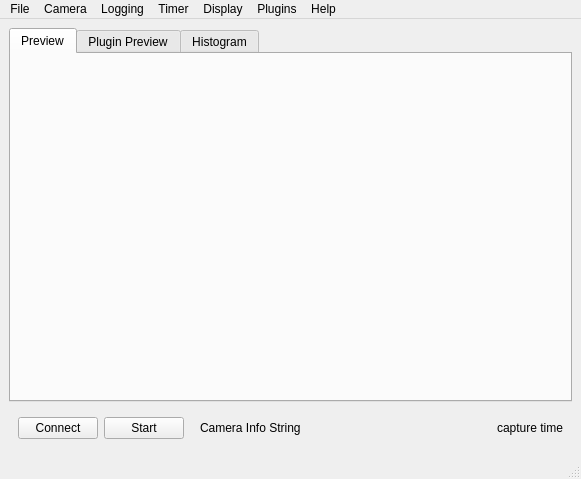
<?xml version="1.0" encoding="UTF-8"?>
<ui version="4.0">
 <class>CameraWindow</class>
 <widget class="QMainWindow" name="CameraWindow">
  <property name="geometry">
   <rect>
    <x>0</x>
    <y>0</y>
    <width>581</width>
    <height>479</height>
   </rect>
  </property>
  <property name="minimumSize">
   <size>
    <width>0</width>
    <height>0</height>
   </size>
  </property>
  <property name="windowTitle">
   <string>BIAS Camera Window</string>
  </property>
  <widget class="QWidget" name="centralwidgetPtr_">
   <layout class="QVBoxLayout" name="verticalLayout">
    <item>
     <widget class="QTabWidget" name="tabWidgetPtr_">
      <property name="currentIndex">
       <number>0</number>
      </property>
      <widget class="QWidget" name="previewTabPtr">
       <attribute name="title">
        <string>Preview</string>
       </attribute>
       <layout class="QHBoxLayout" name="horizontalLayout_2">
        <item>
         <widget class="QLabel" name="previewImageLabelPtr_">
          <property name="sizePolicy">
           <sizepolicy hsizetype="Expanding" vsizetype="Expanding">
            <horstretch>0</horstretch>
            <verstretch>0</verstretch>
           </sizepolicy>
          </property>
          <property name="minimumSize">
           <size>
            <width>50</width>
            <height>50</height>
           </size>
          </property>
          <property name="text">
           <string/>
          </property>
          <property name="alignment">
           <set>Qt::AlignCenter</set>
          </property>
         </widget>
        </item>
       </layout>
      </widget>
      <widget class="QWidget" name="pluginPreviewPtr_">
       <attribute name="title">
        <string>Plugin Preview</string>
       </attribute>
       <layout class="QHBoxLayout" name="horizontalLayout_3">
        <item>
         <widget class="QLabel" name="pluginImageLabelPtr_">
          <property name="sizePolicy">
           <sizepolicy hsizetype="Expanding" vsizetype="Expanding">
            <horstretch>0</horstretch>
            <verstretch>0</verstretch>
           </sizepolicy>
          </property>
          <property name="minimumSize">
           <size>
            <width>50</width>
            <height>50</height>
           </size>
          </property>
          <property name="text">
           <string>Plugin Not Enabled</string>
          </property>
          <property name="alignment">
           <set>Qt::AlignCenter</set>
          </property>
         </widget>
        </item>
       </layout>
      </widget>
      <widget class="QWidget" name="histogramTabPtr_">
       <attribute name="title">
        <string>Histogram</string>
       </attribute>
       <layout class="QHBoxLayout" name="horizontalLayout_4">
        <item>
         <widget class="QLabel" name="histogramImageLabelPtr_">
          <property name="sizePolicy">
           <sizepolicy hsizetype="Expanding" vsizetype="Expanding">
            <horstretch>0</horstretch>
            <verstretch>0</verstretch>
           </sizepolicy>
          </property>
          <property name="minimumSize">
           <size>
            <width>50</width>
            <height>50</height>
           </size>
          </property>
          <property name="frameShape">
           <enum>QFrame::NoFrame</enum>
          </property>
          <property name="text">
           <string/>
          </property>
          <property name="alignment">
           <set>Qt::AlignCenter</set>
          </property>
         </widget>
        </item>
       </layout>
      </widget>
     </widget>
    </item>
    <item>
     <widget class="QWidget" name="widget" native="true">
      <property name="sizePolicy">
       <sizepolicy hsizetype="Preferred" vsizetype="Fixed">
        <horstretch>0</horstretch>
        <verstretch>0</verstretch>
       </sizepolicy>
      </property>
      <layout class="QHBoxLayout" name="horizontalLayout">
       <item>
        <widget class="QPushButton" name="connectButtonPtr_">
         <property name="text">
          <string>Connect</string>
         </property>
        </widget>
       </item>
       <item>
        <widget class="QPushButton" name="startButtonPtr_">
         <property name="text">
          <string>Start</string>
         </property>
        </widget>
       </item>
       <item>
        <spacer name="horizontalSpacer_2">
         <property name="orientation">
          <enum>Qt::Horizontal</enum>
         </property>
         <property name="sizeType">
          <enum>QSizePolicy::Fixed</enum>
         </property>
         <property name="sizeHint" stdset="0">
          <size>
           <width>10</width>
           <height>20</height>
          </size>
         </property>
        </spacer>
       </item>
       <item>
        <widget class="QLabel" name="cameraInfoLabelPtr_">
         <property name="sizePolicy">
          <sizepolicy hsizetype="Minimum" vsizetype="Preferred">
           <horstretch>0</horstretch>
           <verstretch>0</verstretch>
          </sizepolicy>
         </property>
         <property name="text">
          <string>Camera Info String</string>
         </property>
        </widget>
       </item>
       <item>
        <spacer name="horizontalSpacer_1">
         <property name="orientation">
          <enum>Qt::Horizontal</enum>
         </property>
         <property name="sizeHint" stdset="0">
          <size>
           <width>599</width>
           <height>20</height>
          </size>
         </property>
        </spacer>
       </item>
       <item>
        <widget class="QLabel" name="captureTimeLabelPtr_">
         <property name="sizePolicy">
          <sizepolicy hsizetype="Fixed" vsizetype="Preferred">
           <horstretch>0</horstretch>
           <verstretch>0</verstretch>
          </sizepolicy>
         </property>
         <property name="minimumSize">
          <size>
           <width>100</width>
           <height>0</height>
          </size>
         </property>
         <property name="layoutDirection">
          <enum>Qt::LeftToRight</enum>
         </property>
         <property name="text">
          <string>capture time</string>
         </property>
         <property name="alignment">
          <set>Qt::AlignRight|Qt::AlignTrailing|Qt::AlignVCenter</set>
         </property>
        </widget>
       </item>
      </layout>
     </widget>
    </item>
   </layout>
  </widget>
  <widget class="QMenuBar" name="menubarPtr_">
   <property name="geometry">
    <rect>
     <x>0</x>
     <y>0</y>
     <width>581</width>
     <height>20</height>
    </rect>
   </property>
   <widget class="QMenu" name="menuLoggingPtr_">
    <property name="title">
     <string>Logging</string>
    </property>
    <widget class="QMenu" name="menuLoggingFormatPtr_">
     <property name="title">
      <string>Format</string>
     </property>
     <addaction name="actionLoggingFormatAVIPtr_"/>
     <addaction name="actionLoggingFormatFMFPtr_"/>
     <addaction name="actionLoggingFormatUFMFPtr_"/>
    </widget>
    <addaction name="actionLoggingEnabledPtr_"/>
    <addaction name="menuLoggingFormatPtr_"/>
    <addaction name="actionLoggingVideoFilePtr_"/>
    <addaction name="actionLoggingSettingsPtr_"/>
   </widget>
   <widget class="QMenu" name="menuTimerPtr_">
    <property name="title">
     <string>Timer</string>
    </property>
    <addaction name="actionTimerEnabledPtr_"/>
    <addaction name="actionTimerSettingsPtr_"/>
   </widget>
   <widget class="QMenu" name="menuCameraPtr_">
    <property name="title">
     <string>Camera</string>
    </property>
    <widget class="QMenu" name="menuVideoModePtr_">
     <property name="title">
      <string>Video Mode</string>
     </property>
     <addaction name="actionDummyVideoModePtr_"/>
    </widget>
    <widget class="QMenu" name="menuFrameRatePtr_">
     <property name="title">
      <string>Frame Rate</string>
     </property>
     <addaction name="actionDummyFrameRatePtr_"/>
    </widget>
    <widget class="QMenu" name="menuPropertiesPtr_">
     <property name="title">
      <string>Properties</string>
     </property>
     <addaction name="actionDummyPropertyPtr_"/>
    </widget>
    <widget class="QMenu" name="menuCameraTriggerPtr_">
     <property name="title">
      <string>Trigger</string>
     </property>
     <addaction name="actionCameraTriggerInternalPtr_"/>
     <addaction name="actionCameraTriggerExternalPtr_"/>
    </widget>
    <addaction name="menuVideoModePtr_"/>
    <addaction name="menuFrameRatePtr_"/>
    <addaction name="menuPropertiesPtr_"/>
    <addaction name="menuCameraTriggerPtr_"/>
    <addaction name="actionCameraFormat7SettingsPtr_"/>
    <addaction name="actionCameraInfoPtr_"/>
   </widget>
   <widget class="QMenu" name="menuHelpPtr_">
    <property name="title">
     <string>Help</string>
    </property>
    <addaction name="actionHelpUserManualPtr_"/>
    <addaction name="separator"/>
    <addaction name="actionHelpAboutPtr_"/>
   </widget>
   <widget class="QMenu" name="menuDisplayPtr_">
    <property name="title">
     <string>Display</string>
    </property>
    <widget class="QMenu" name="menuDisplayOrientationPtr_">
     <property name="title">
      <string>Orientation</string>
     </property>
     <addaction name="actionDisplayFlipVertPtr_"/>
     <addaction name="actionDisplayFlipHorzPtr_"/>
    </widget>
    <widget class="QMenu" name="menuDisplayRotPtr_">
     <property name="title">
      <string>Rotation (deg)</string>
     </property>
     <addaction name="actionDisplayRot0Ptr_"/>
     <addaction name="actionDisplayRot90Ptr_"/>
     <addaction name="actionDisplayRot180Ptr_"/>
     <addaction name="actionDisplayRot270Ptr_"/>
    </widget>
    <addaction name="menuDisplayOrientationPtr_"/>
    <addaction name="menuDisplayRotPtr_"/>
    <addaction name="actionDisplayUpdateFreqPtr_"/>
   </widget>
   <widget class="QMenu" name="menuFile">
    <property name="title">
     <string>File</string>
    </property>
    <addaction name="actionFileLoadConfigPtr_"/>
    <addaction name="actionFileSaveConfigPtr_"/>
    <addaction name="separator"/>
    <addaction name="actionFileCloseWindowPtr_"/>
    <addaction name="actionFileHideWindowPtr_"/>
   </widget>
   <widget class="QMenu" name="menuPluginsPtr_">
    <property name="title">
     <string>Plugins</string>
    </property>
    <addaction name="actionPluginsSettingsPtr_"/>
    <addaction name="separator"/>
    <addaction name="actionNoPluginsFoundPtr_"/>
   </widget>
   <addaction name="menuFile"/>
   <addaction name="menuCameraPtr_"/>
   <addaction name="menuLoggingPtr_"/>
   <addaction name="menuTimerPtr_"/>
   <addaction name="menuDisplayPtr_"/>
   <addaction name="menuPluginsPtr_"/>
   <addaction name="menuHelpPtr_"/>
  </widget>
  <widget class="QStatusBar" name="statusbarPtr_"/>
  <action name="actionLogging">
   <property name="text">
    <string>Logging</string>
   </property>
  </action>
  <action name="actionLoggingVideoFilePtr_">
   <property name="text">
    <string>Video File...</string>
   </property>
  </action>
  <action name="actionLoggingFormatAVIPtr_">
   <property name="checkable">
    <bool>true</bool>
   </property>
   <property name="enabled">
    <bool>true</bool>
   </property>
   <property name="text">
    <string>avi</string>
   </property>
  </action>
  <action name="actionLoggingFormatFMFPtr_">
   <property name="checkable">
    <bool>true</bool>
   </property>
   <property name="checked">
    <bool>false</bool>
   </property>
   <property name="text">
    <string>fmf</string>
   </property>
  </action>
  <action name="actionLoggingFormatUFMFPtr_">
   <property name="checkable">
    <bool>true</bool>
   </property>
   <property name="enabled">
    <bool>true</bool>
   </property>
   <property name="text">
    <string>ufmf</string>
   </property>
  </action>
  <action name="actionTimer">
   <property name="text">
    <string>Timer</string>
   </property>
  </action>
  <action name="actionEnabled">
   <property name="checkable">
    <bool>true</bool>
   </property>
   <property name="enabled">
    <bool>true</bool>
   </property>
   <property name="text">
    <string>Enabled</string>
   </property>
  </action>
  <action name="actionLoggingEnabledPtr_">
   <property name="checkable">
    <bool>true</bool>
   </property>
   <property name="text">
    <string>Enabled</string>
   </property>
  </action>
  <action name="actionTimerEnabledPtr_">
   <property name="checkable">
    <bool>true</bool>
   </property>
   <property name="text">
    <string>Enabled</string>
   </property>
  </action>
  <action name="actionTimerSettingsPtr_">
   <property name="text">
    <string>Settings...</string>
   </property>
  </action>
  <action name="actionSetupPtr_">
   <property name="text">
    <string>VideoMode</string>
   </property>
  </action>
  <action name="actionFrameRatePtr_">
   <property name="text">
    <string>FrameRate</string>
   </property>
  </action>
  <action name="actionPropertiesPtr_">
   <property name="text">
    <string>Properties</string>
   </property>
  </action>
  <action name="actionLoggingSettingsPtr_">
   <property name="text">
    <string>Settings...</string>
   </property>
  </action>
  <action name="actionHelpUserManualPtr_">
   <property name="text">
    <string>User Manual...</string>
   </property>
  </action>
  <action name="actionHelpVersionPtr_">
   <property name="text">
    <string>Version...</string>
   </property>
  </action>
  <action name="actionHelpAboutPtr_">
   <property name="text">
    <string>About...</string>
   </property>
  </action>
  <action name="actionCameraInfoPtr_">
   <property name="text">
    <string>Info...</string>
   </property>
  </action>
  <action name="actionDisplayUpdateFreqPtr_">
   <property name="text">
    <string>Update Frequency...</string>
   </property>
  </action>
  <action name="actionDisplayFlipVertPtr_">
   <property name="checkable">
    <bool>true</bool>
   </property>
   <property name="text">
    <string>Flip Vertical</string>
   </property>
  </action>
  <action name="actionDisplayFlipHorzPtr_">
   <property name="checkable">
    <bool>true</bool>
   </property>
   <property name="text">
    <string>Flip Horizontal</string>
   </property>
  </action>
  <action name="actionDisplayRot0Ptr_">
   <property name="checkable">
    <bool>true</bool>
   </property>
   <property name="text">
    <string>0 </string>
   </property>
  </action>
  <action name="actionDisplayRot90Ptr_">
   <property name="checkable">
    <bool>true</bool>
   </property>
   <property name="text">
    <string>90</string>
   </property>
  </action>
  <action name="actionDisplayRot180Ptr_">
   <property name="checkable">
    <bool>true</bool>
   </property>
   <property name="text">
    <string>180</string>
   </property>
  </action>
  <action name="actionDisplayRot270Ptr_">
   <property name="checkable">
    <bool>true</bool>
   </property>
   <property name="text">
    <string>270</string>
   </property>
  </action>
  <action name="actionDummyVideoModePtr_">
   <property name="text">
    <string>dummy video mode</string>
   </property>
  </action>
  <action name="actionDummyFrameRatePtr_">
   <property name="text">
    <string>dumm framerate</string>
   </property>
  </action>
  <action name="actionDummyPropertyPtr_">
   <property name="text">
    <string>dummy property</string>
   </property>
  </action>
  <action name="actionCameraFormat7SettingsPtr_">
   <property name="text">
    <string>Format7 Settings...</string>
   </property>
  </action>
  <action name="actionCameraTriggerInternalPtr_">
   <property name="checkable">
    <bool>true</bool>
   </property>
   <property name="text">
    <string>Internal</string>
   </property>
  </action>
  <action name="actionCameraTriggerExternalPtr_">
   <property name="checkable">
    <bool>true</bool>
   </property>
   <property name="text">
    <string>External</string>
   </property>
  </action>
  <action name="actionFileLoadConfigPtr_">
   <property name="text">
    <string>Load Configuration...</string>
   </property>
  </action>
  <action name="actionFileSaveConfigPtr_">
   <property name="text">
    <string>Save Configuration....</string>
   </property>
  </action>
  <action name="actionFileCloseWindowPtr_">
   <property name="text">
    <string>Close Window...</string>
   </property>
  </action>
  <action name="actionFileHideWindowPtr_">
   <property name="text">
    <string>Hide Window...</string>
   </property>
  </action>
  <action name="actionNoPluginsFoundPtr_">
   <property name="enabled">
    <bool>false</bool>
   </property>
   <property name="text">
    <string>no plugins found</string>
   </property>
  </action>
  <action name="actionPluginsSettingsPtr_">
   <property name="text">
    <string>Settings...</string>
   </property>
  </action>
  <action name="actionProcessingEqualizeHistPtr_">
   <property name="checkable">
    <bool>true</bool>
   </property>
   <property name="text">
    <string>Equalize Histogram</string>
   </property>
  </action>
 </widget>
 <resources/>
 <connections/>
</ui>
